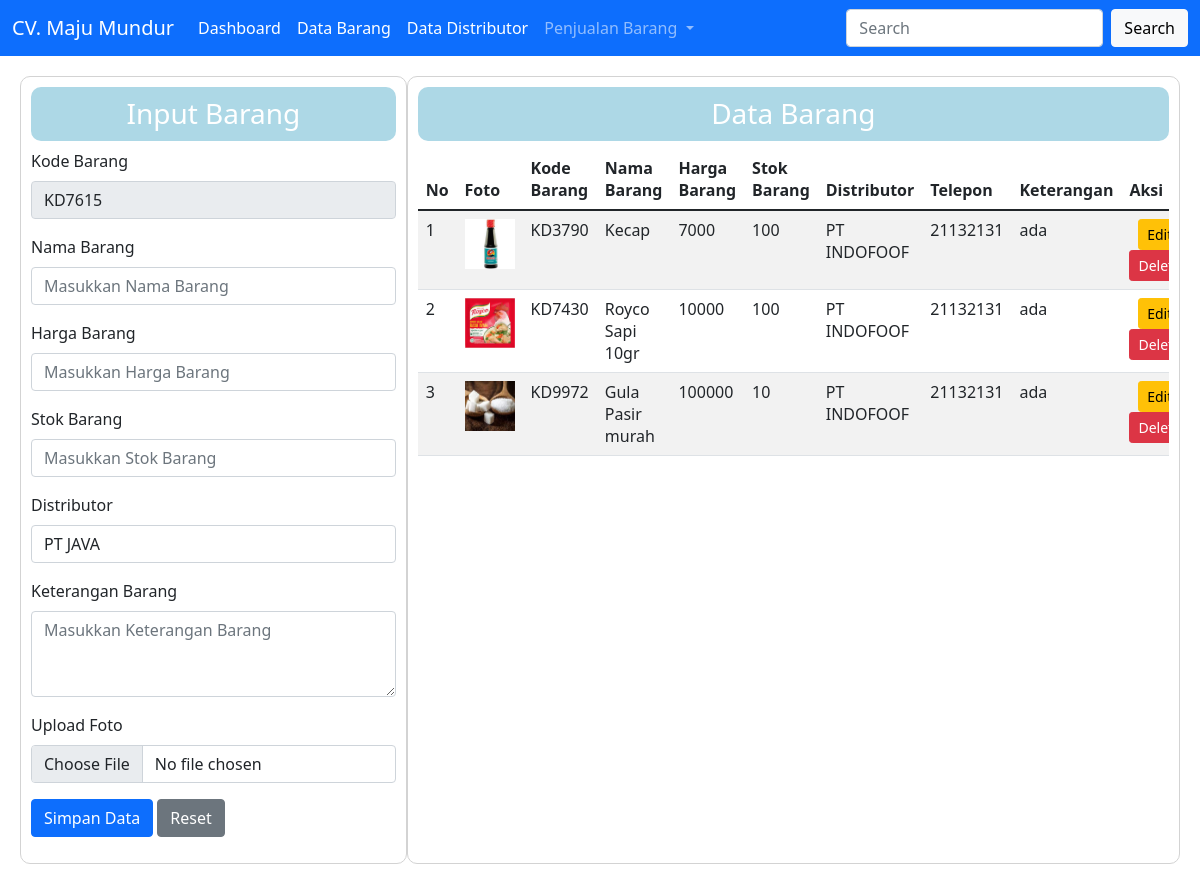
The page /data_barang.php on the database its author committed.
### tables this page shows
CREATE TABLE `tbl_barang` (
  `kd_barang` varchar(15) NOT NULL,
  `nm_barang` varchar(40) NOT NULL,
  `harga` double NOT NULL,
  `stok` int(11) NOT NULL,
  `distributor` varchar(40) NOT NULL,
  `ket` text NOT NULL,
  `foto` text NOT NULL
);

CREATE TABLE `tbl_distributor` (
  `kd_distributor` varchar(15) NOT NULL,
  `nm_distributor` varchar(40) NOT NULL,
  `alamat` text NOT NULL,
  `nohp` varchar(15) NOT NULL,
  `pemilik` varchar(30) NOT NULL,
  `tipe_produk` varchar(40) NOT NULL
);

### database.php (called while the page is built, shortened)
<?php
class Database
{
    var $host = "localhost";
    var $user = "root";
    var $pass = "";
    var $db = "toko_2";
    var $koneksi = "";
    function __construct()
    {
        $this->koneksi = mysqli_connect($this->host, $this->user, $this->pass, $this->db);
    }
    function data_barang()
    {
        $data_barang = mysqli_query($this->koneksi, "select tbl_barang.*, tbl_distributor.* from tbl_barang JOIN tbl_distributor ON tbl_barang.distributor = tbl_distributor.kd_distributor");
        return $data_barang;
    }
    function data_distributor()
    {
        $data_distributor = mysqli_query($this->koneksi, "select * from tbl_distributor");
        while ($row = mysqli_fetch_array($data_distributor)) {
            $hasil_distributor[] = $row;
        }
        return $data_distributor;
    }
}

### data_barang.php (the view, shortened to what this page needs)
<?php
class dashboard
{
    function __construct()
    {
        include "menu.php";
    }
}
$halaman_utama = new dashboard;
include "database.php";
$db = new Database();
$data_barang = $db->data_barang();
?>
<!doctype html>
<html lang="en">
<head>
    <link href="https://cdn.jsdelivr.net/npm/bootstrap@5.1.3/dist/css/bootstrap.min.css" rel="stylesheet">
</head>
<body>
    <div class="row" style="margin: 20px;">
        <?php
        include("form_barang.php");
        ?>
        <div class="col-8" style="border: 1px solid lightgray; border-radius: 10px; padding: 10px;">
            <h3 style="text-align: center; background-color: lightblue; border-radius: 10px; color: white; padding: 10px;">
                Data Barang</h3>
            <div class="table-responsive mt-2">
                <table class="table table-striped">
                    <thead class="thead-light">
                        <tr>
                            <th>No</th>
                            <th>Foto</th>
                            <th>Kode Barang</th>
                            <th>Nama Barang</th>
                            <th>Harga Barang</th>
                            <th>Stok Barang</th>
                            <th>Distributor</th>
                            <th>Telepon</th>
                            <th>Keterangan</th>
                            <th>Aksi</th>
                        </tr>
                    </thead>
                    <tbody>
                        <?php
                        $no = 1;
                        foreach ($data_barang as $row) {
                        ?>
                            <tr>
                                <td><?php echo $no++; ?></td>
                                <td align="center">
                                    <img width="50" height="50" src="dokumen/<?php echo $row['foto'] ?>">
                                </td>
                                <td><?php echo $row['kd_barang'] ?></td>
                                <td><?php echo $row['nm_barang'] ?></td>
                                <td><?php echo $row['harga'] ?></td>
                                <td><?php echo $row['stok'] ?></td>
                                <td><?php echo $row['nm_distributor'] ?></td>
                                <td><?php echo $row['nohp'] ?></td>
                                <td><?php echo $row['ket'] ?></td>
                                <td align="center" width="150px">
                                    <a class="btn btn-sm btn-warning" href="<?php echo "data_barang.php?&edit=update&&id=$row[kd_barang]"; ?>">Edit</a>
                                    <a class="btn btn-sm btn-danger" href="<?php echo "proses_barang.php?aksi=delete&&id=$row[kd_barang]"; ?>" onclick="javascript: return confirm('Apakah yakin data dihapus')">Delete</a>
                                </td>
                            </tr>
                        <?php
                        }
                        ?>
                    </tbody>
                </table>
            </div>
        </div>
    </div>
</body>
</html>

### menu.php (shortened to what this page needs)
<nav class="navbar navbar-expand-lg navbar-dark bg-primary">
    <div class="container-fluid">
        <div class="collapse navbar-collapse" id="navbarTogglerDemo01">
            <a class="navbar-brand" href="#">CV. Maju Mundur</a>
            <ul class="navbar-nav me-auto mb-2 mb-lg-0">
                <li class="nav-item">
                    <a class="nav-link active" aria-current="page" href="./dashboard.php">Dashboard</a>
                </li>
                <li class="nav-item">
                    <a class="nav-link active" aria-current="page" href="./data_barang.php">Data Barang</a>
                </li>
                <li class="nav-item">
                    <a class="nav-link active" aria-current="page" href="./data_distributor.php">Data Distributor</a>
                </li>
                <li class="nav-item dropdown">
                    <a class="nav-link dropdown-toggle" href="#" id="navbarScrollingDropdown" role="button" data-bs-toggle="dropdown" aria-expanded="false">
                        Penjualan Barang
                    </a>
                </li>
            </ul>
            <form class="d-flex mb-2 mb-lg-0">
                <input class="form-control me-2" type="search" placeholder="Search" aria-label="Search">
                <button class="btn btn-light" type="submit">Search</button>
            </form>
        </div>
    </div>
</nav>

### form_barang.php (shortened to what this page needs)
<?php
function tambah_data()
{
    $db = new Database();
    $data_distributor = $db->data_distributor();
?>
    <div class="col-4" style="border: 1px solid lightgray; border-radius: 10px; padding: 10px;">
        <h3 style="text-align: center; background-color: lightblue; border-radius: 10px; color: white; padding: 10px;">Input
            Barang</h3>
        <form method="post" action="<?php echo "proses_barang.php?aksi=tambah"; ?>" enctype="multipart/form-data">
            <div class="mb-3">
                <label class="form-label">Kode Barang</label>
                <input type="text" name="kd_barang" class="form-control" placeholder="Masukkan Kode Barang" value="KD<?= rand(1000, 9999) ?>" readonly>
            </div>
            <div class="mb-3">
                <label class="form-label">Nama Barang</label>
                <input type="text" name="nm_barang" class="form-control" placeholder="Masukkan Nama Barang">
            </div>
            <div class="mb-3">
                <label class="form-label">Harga Barang</label>
                <input type="text" name="harga" class="form-control" placeholder="Masukkan Harga Barang">
            </div>
            <div class="mb-3">
                <label class="form-label">Stok Barang</label>
                <input type="text" name="stok" class="form-control" placeholder="Masukkan Stok Barang">
            </div>
            <div class="mb-3">
                <label class="form-label">Distributor</label>
                <select name="distributor" class="form-control">
                    <?php
                    foreach ($data_distributor as $row) {
                    ?>
                        <option value="<?php echo $row['kd_distributor'] ?>"><?php echo $row['nm_distributor'] ?></option>
                    <?php
                    }
                    ?>
                </select>
            </div>
            <div class="mb-3">
                <label class="form-label">Keterangan Barang</label>
                <textarea class="form-control" name="ket" rows="3" placeholder="Masukkan Keterangan Barang"></textarea>
            </div>
            <div class="mb-3">
                <label class="form-label">Upload Foto</label>
                <input type="file" name="foto" class="form-control" placeholder="Upload Foto">
            </div>
            <div class="mb-3">
                <input type="submit" class="btn btn-primary" name="proses" value="Simpan Data">
                <input type="reset" class="btn btn-secondary" name="reset" value="Reset">
            </div>
        </form>
    </div>
<?php } ?>
<?php
$edit = $_GET['edit'];
if ($edit == "update") {
    update_data();
} else {
    tambah_data();
}
?>

### rows shown on the page
tbl_barang: foto (picture), kd_barang "KD3790", nm_barang "Kecap", harga "7000", stok "100", tbl_distributor.nm_distributor "PT INDOFOOF", tbl_distributor.nohp "21132131", ket "ada"
tbl_barang: foto (picture), kd_barang "KD7430", nm_barang "Royco Sapi 10gr", harga "10000", stok "100", tbl_distributor.nm_distributor "PT INDOFOOF", tbl_distributor.nohp "21132131", ket "ada"
tbl_barang: foto (picture), kd_barang "KD9972", nm_barang "Gula Pasir murah", harga "100000", stok "10", tbl_distributor.nm_distributor "PT INDOFOOF", tbl_distributor.nohp "21132131", ket "ada"

### other values the page prints
form field distributor "PT JAVA"
